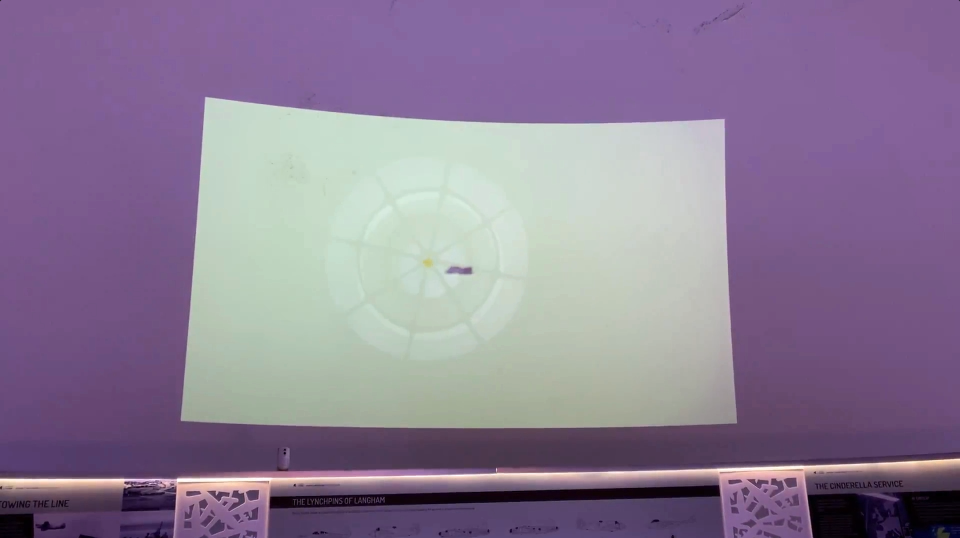
#> input picture img/reticuleAndDot.PNG, 1920 x 1076 px, found by its file name (shown at 1/2 size)
$ python testing_for_best_mask.py
#> lines starting #> are read from the running program, lines starting #| are printed output that depends on the picture; after the words box and inside, x2 and y2 are one past the last pixel; in counts of white or black regions, pixels touching at a corner belong together
### yellowDot.py
import cv2
import numpy as np

def locateDot(imagePath, red, green, blue):
#> called with imagePath = 'img/reticuleAndDot.png', red = 125, green = 210, blue = 119
    img = cv2.imread(imagePath)
#> img is the input picture: shape (1076, 1920, 3); mean B, G, R 148.6, 123.4, 139
    if img is not None:
        #split channels for CMY conversion
        blue_channel, green_channel, red_channel = cv2.split(img)
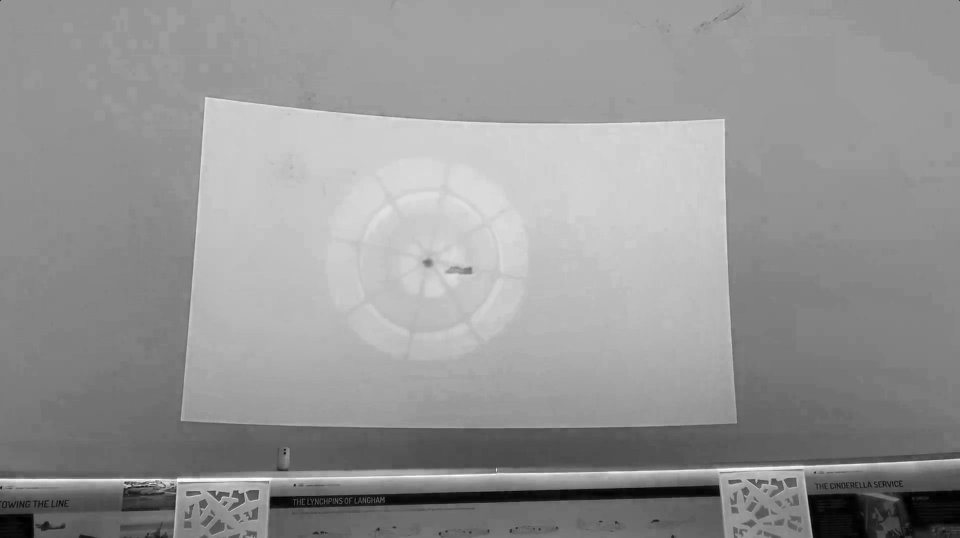
#> blue_channel: shape (1076, 1920) (shown at 1/2 size); min 0, max 255, mean 148.6
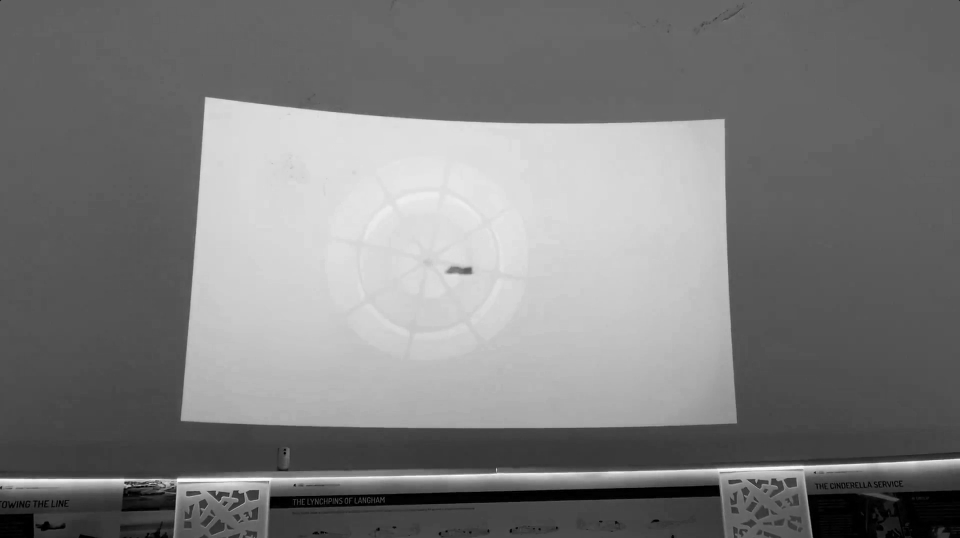
#> green_channel: shape (1076, 1920) (shown at 1/2 size); min 0, max 255, mean 123.4
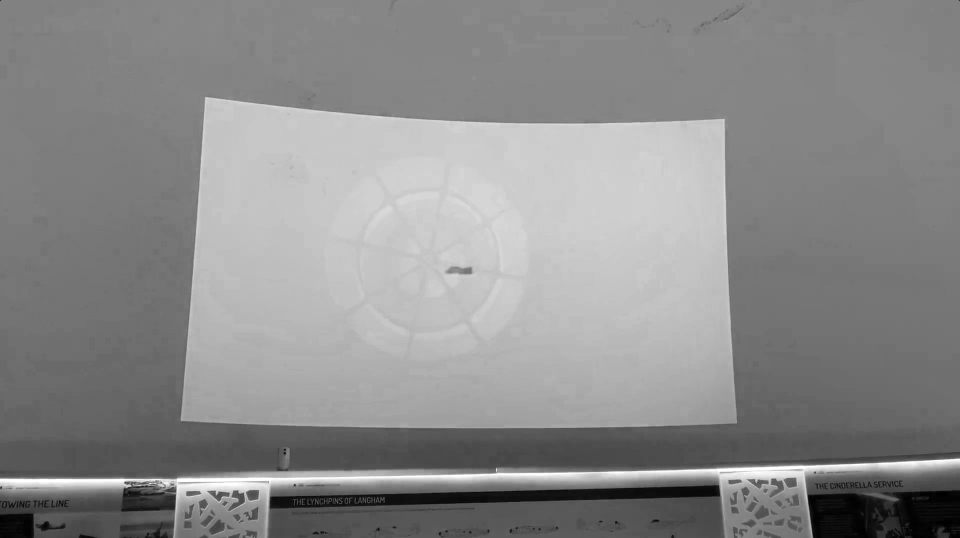
#> red_channel: shape (1076, 1920) (shown at 1/2 size); min 0, max 255, mean 139

        #calculate the CMY channels
        cyan_channel = 1 - red_channel
        magenta_channel = 1 - green_channel
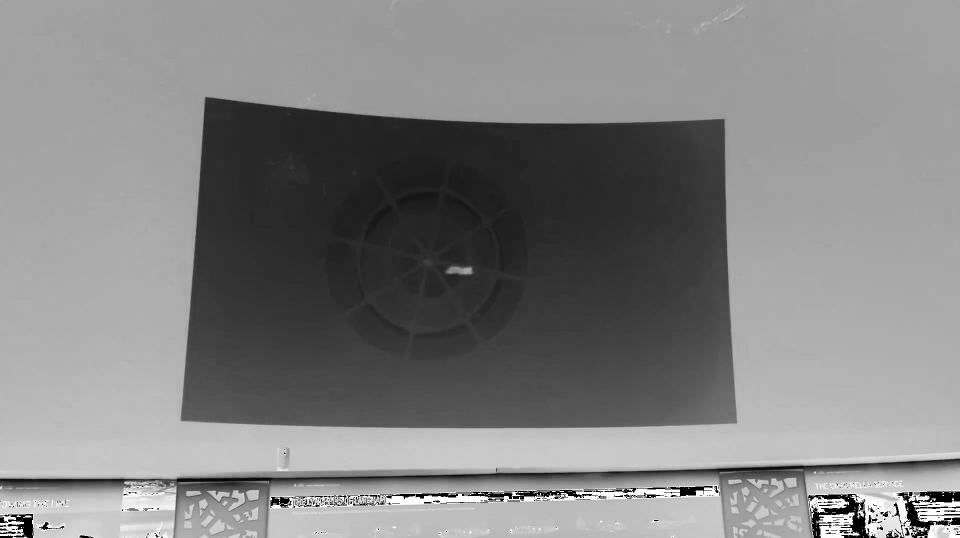
#> magenta_channel: shape (1076, 1920) (shown at 1/2 size); min 0, max 255, mean 131
        yellow_channel = 1 - blue_channel
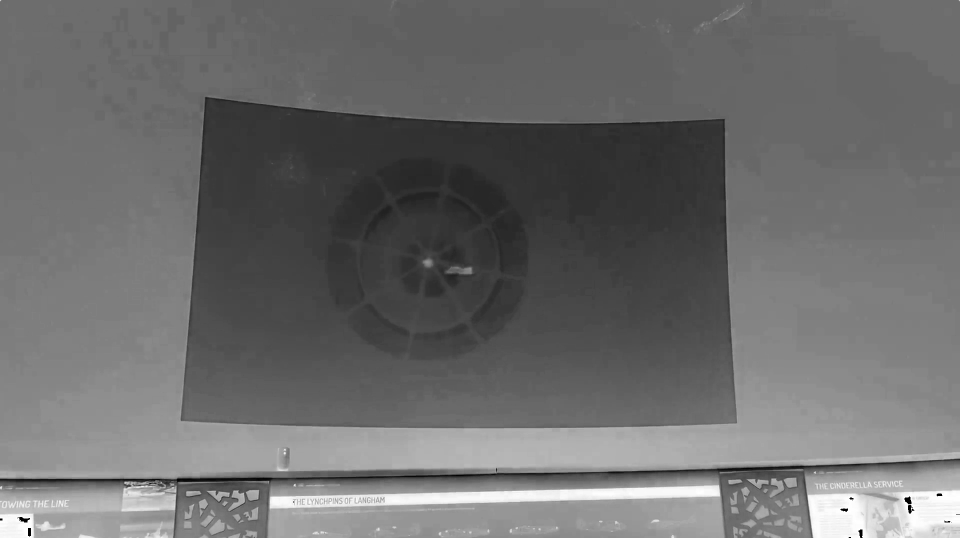
#> yellow_channel: shape (1076, 1920) (shown at 1/2 size); min 0, max 255, mean 108.3

        #merge the CMY channels into a single image
        cmy_img = cv2.merge((cyan_channel, magenta_channel, yellow_channel))
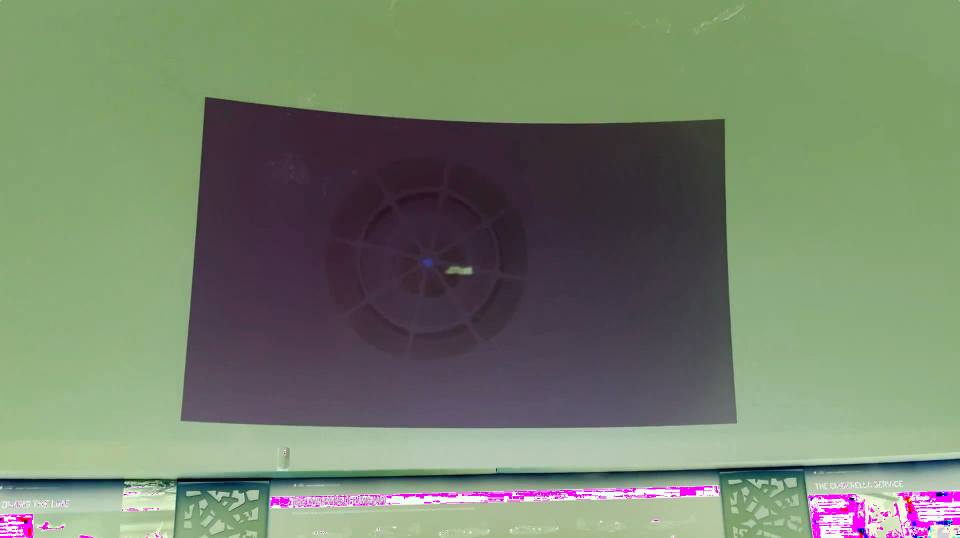
#> cmy_img: shape (1076, 1920, 3) (shown at 1/2 size); mean R, G, B 117.9, 131, 108.3

        #display CMY image
        # cv2.imshow('CMY Image', cmy_img)
        # cv2.waitKey(0)
        # cv2.destroyAllWindows()

        # create a red colour mask, capturing a range of red shades
        red_mask = (red_channel > red) & (green_channel < green) & (blue_channel < blue)
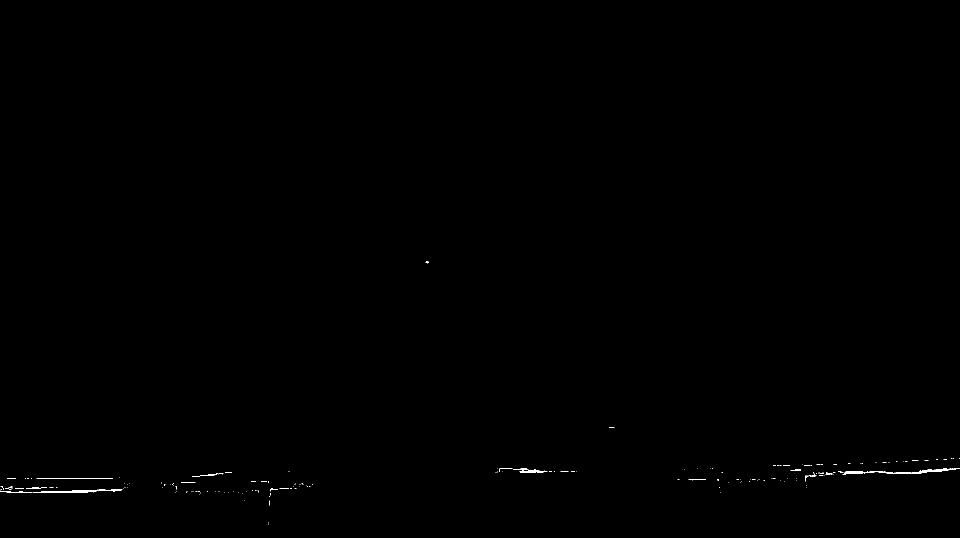
#> red_mask: shape (1076, 1920) bool (shown at 1/2 size); 0.14% white; 179 white regions (162 under 20 px), largest, box (x1, y1, x2, y2) and area: (1685, 936, 1920, 949) 773, (65, 978, 245, 986) 561, (1026, 937, 1095, 945) 265

        # create an output image with only the red regions
        result = np.zeros_like(img)
        result[red_mask] = img[red_mask]

        # cv2.imshow('Red Mask', result)
        # cv2.waitKey(0)
        # cv2.destroyAllWindows()

        img_name = str("R"+str(red)+"_"+"G"+str(green)+"_"+"B"+str(blue)+".jpg")
        img_path = ("testing images/"+img_name)
        cv2.imwrite(img_path, result)
    else:
        print("Error: Unable to load the image.")

### testing_for_best_mask.py
from yellowDot import locateDot
import cv2
import time

red = 255
green = 255
blue = 255
i = 0

redL = [125]
greenL = [210]
blueL = [119]
#it takes 71 seconds to compile all images

reticuleDotPath = ("img/reticuleAndDot.png")

# [6 lines of commented-out code are left out]

for red_value in redL:
    for green_value in greenL:
        for blue_value in blueL:
            #counter so i know how close it is to being finished, i = 2743
            print(i)
            i=i+1
            locateDot(reticuleDotPath, red_value, green_value, blue_value)
